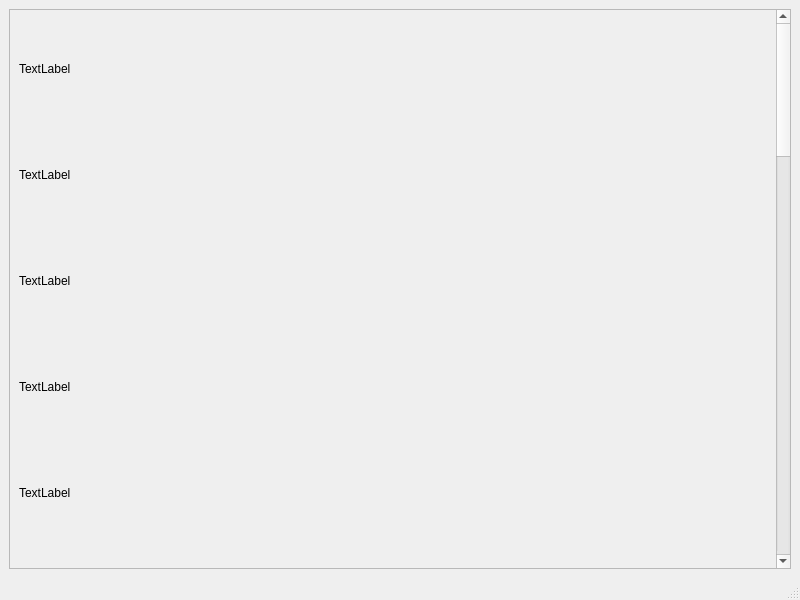
<?xml version="1.0" encoding="UTF-8"?>
<ui version="4.0">
 <class>MainWindow</class>
 <widget class="QMainWindow" name="MainWindow">
  <property name="geometry">
   <rect>
    <x>0</x>
    <y>0</y>
    <width>800</width>
    <height>600</height>
   </rect>
  </property>
  <property name="windowTitle">
   <string>MainWindow</string>
  </property>
  <widget class="QWidget" name="centralwidget">
   <layout class="QVBoxLayout" name="verticalLayout">
    <item>
     <widget class="QScrollArea" name="scrollArea">
      <property name="widgetResizable">
       <bool>true</bool>
      </property>
      <widget class="QWidget" name="scrollAreaWidgetContents">
       <property name="geometry">
        <rect>
         <x>0</x>
         <y>0</y>
         <width>766</width>
         <height>2238</height>
        </rect>
       </property>
       <layout class="QVBoxLayout" name="verticalLayout_2">
        <item>
         <widget class="QLabel" name="label_13">
          <property name="sizePolicy">
           <sizepolicy hsizetype="Preferred" vsizetype="Minimum">
            <horstretch>0</horstretch>
            <verstretch>0</verstretch>
           </sizepolicy>
          </property>
          <property name="minimumSize">
           <size>
            <width>0</width>
            <height>100</height>
           </size>
          </property>
          <property name="text">
           <string>TextLabel</string>
          </property>
         </widget>
        </item>
        <item>
         <widget class="QLabel" name="label_21">
          <property name="sizePolicy">
           <sizepolicy hsizetype="Preferred" vsizetype="Minimum">
            <horstretch>0</horstretch>
            <verstretch>0</verstretch>
           </sizepolicy>
          </property>
          <property name="minimumSize">
           <size>
            <width>0</width>
            <height>100</height>
           </size>
          </property>
          <property name="text">
           <string>TextLabel</string>
          </property>
         </widget>
        </item>
        <item>
         <widget class="QLabel" name="label_20">
          <property name="sizePolicy">
           <sizepolicy hsizetype="Preferred" vsizetype="Minimum">
            <horstretch>0</horstretch>
            <verstretch>0</verstretch>
           </sizepolicy>
          </property>
          <property name="minimumSize">
           <size>
            <width>0</width>
            <height>100</height>
           </size>
          </property>
          <property name="text">
           <string>TextLabel</string>
          </property>
         </widget>
        </item>
        <item>
         <widget class="QLabel" name="label_19">
          <property name="sizePolicy">
           <sizepolicy hsizetype="Preferred" vsizetype="Minimum">
            <horstretch>0</horstretch>
            <verstretch>0</verstretch>
           </sizepolicy>
          </property>
          <property name="minimumSize">
           <size>
            <width>0</width>
            <height>100</height>
           </size>
          </property>
          <property name="text">
           <string>TextLabel</string>
          </property>
         </widget>
        </item>
        <item>
         <widget class="QLabel" name="label_17">
          <property name="sizePolicy">
           <sizepolicy hsizetype="Preferred" vsizetype="Minimum">
            <horstretch>0</horstretch>
            <verstretch>0</verstretch>
           </sizepolicy>
          </property>
          <property name="minimumSize">
           <size>
            <width>0</width>
            <height>100</height>
           </size>
          </property>
          <property name="text">
           <string>TextLabel</string>
          </property>
         </widget>
        </item>
        <item>
         <widget class="QLabel" name="label_16">
          <property name="sizePolicy">
           <sizepolicy hsizetype="Preferred" vsizetype="Minimum">
            <horstretch>0</horstretch>
            <verstretch>0</verstretch>
           </sizepolicy>
          </property>
          <property name="minimumSize">
           <size>
            <width>0</width>
            <height>100</height>
           </size>
          </property>
          <property name="text">
           <string>TextLabel</string>
          </property>
         </widget>
        </item>
        <item>
         <widget class="QLabel" name="label_18">
          <property name="sizePolicy">
           <sizepolicy hsizetype="Preferred" vsizetype="Minimum">
            <horstretch>0</horstretch>
            <verstretch>0</verstretch>
           </sizepolicy>
          </property>
          <property name="minimumSize">
           <size>
            <width>0</width>
            <height>100</height>
           </size>
          </property>
          <property name="text">
           <string>TextLabel</string>
          </property>
         </widget>
        </item>
        <item>
         <widget class="QLabel" name="label_15">
          <property name="sizePolicy">
           <sizepolicy hsizetype="Preferred" vsizetype="Minimum">
            <horstretch>0</horstretch>
            <verstretch>0</verstretch>
           </sizepolicy>
          </property>
          <property name="minimumSize">
           <size>
            <width>0</width>
            <height>100</height>
           </size>
          </property>
          <property name="text">
           <string>TextLabel</string>
          </property>
         </widget>
        </item>
        <item>
         <widget class="QLabel" name="label_14">
          <property name="sizePolicy">
           <sizepolicy hsizetype="Preferred" vsizetype="Minimum">
            <horstretch>0</horstretch>
            <verstretch>0</verstretch>
           </sizepolicy>
          </property>
          <property name="minimumSize">
           <size>
            <width>0</width>
            <height>100</height>
           </size>
          </property>
          <property name="text">
           <string>TextLabel</string>
          </property>
         </widget>
        </item>
        <item>
         <widget class="QLabel" name="label_12">
          <property name="sizePolicy">
           <sizepolicy hsizetype="Preferred" vsizetype="Minimum">
            <horstretch>0</horstretch>
            <verstretch>0</verstretch>
           </sizepolicy>
          </property>
          <property name="minimumSize">
           <size>
            <width>0</width>
            <height>100</height>
           </size>
          </property>
          <property name="text">
           <string>TextLabel</string>
          </property>
         </widget>
        </item>
        <item>
         <widget class="QLabel" name="label_11">
          <property name="sizePolicy">
           <sizepolicy hsizetype="Preferred" vsizetype="Minimum">
            <horstretch>0</horstretch>
            <verstretch>0</verstretch>
           </sizepolicy>
          </property>
          <property name="minimumSize">
           <size>
            <width>0</width>
            <height>100</height>
           </size>
          </property>
          <property name="text">
           <string>TextLabel</string>
          </property>
         </widget>
        </item>
        <item>
         <widget class="QLabel" name="label_10">
          <property name="sizePolicy">
           <sizepolicy hsizetype="Preferred" vsizetype="Minimum">
            <horstretch>0</horstretch>
            <verstretch>0</verstretch>
           </sizepolicy>
          </property>
          <property name="minimumSize">
           <size>
            <width>0</width>
            <height>100</height>
           </size>
          </property>
          <property name="text">
           <string>TextLabel</string>
          </property>
         </widget>
        </item>
        <item>
         <widget class="QLabel" name="label_9">
          <property name="sizePolicy">
           <sizepolicy hsizetype="Preferred" vsizetype="Minimum">
            <horstretch>0</horstretch>
            <verstretch>0</verstretch>
           </sizepolicy>
          </property>
          <property name="minimumSize">
           <size>
            <width>0</width>
            <height>100</height>
           </size>
          </property>
          <property name="text">
           <string>TextLabel</string>
          </property>
         </widget>
        </item>
        <item>
         <widget class="QLabel" name="label_8">
          <property name="sizePolicy">
           <sizepolicy hsizetype="Preferred" vsizetype="Minimum">
            <horstretch>0</horstretch>
            <verstretch>0</verstretch>
           </sizepolicy>
          </property>
          <property name="minimumSize">
           <size>
            <width>0</width>
            <height>100</height>
           </size>
          </property>
          <property name="text">
           <string>TextLabel</string>
          </property>
         </widget>
        </item>
        <item>
         <widget class="QLabel" name="label_7">
          <property name="sizePolicy">
           <sizepolicy hsizetype="Preferred" vsizetype="Minimum">
            <horstretch>0</horstretch>
            <verstretch>0</verstretch>
           </sizepolicy>
          </property>
          <property name="minimumSize">
           <size>
            <width>0</width>
            <height>100</height>
           </size>
          </property>
          <property name="text">
           <string>TextLabel</string>
          </property>
         </widget>
        </item>
        <item>
         <widget class="QLabel" name="label_6">
          <property name="sizePolicy">
           <sizepolicy hsizetype="Preferred" vsizetype="Minimum">
            <horstretch>0</horstretch>
            <verstretch>0</verstretch>
           </sizepolicy>
          </property>
          <property name="minimumSize">
           <size>
            <width>0</width>
            <height>100</height>
           </size>
          </property>
          <property name="text">
           <string>TextLabel</string>
          </property>
         </widget>
        </item>
        <item>
         <widget class="QLabel" name="label_5">
          <property name="sizePolicy">
           <sizepolicy hsizetype="Preferred" vsizetype="Minimum">
            <horstretch>0</horstretch>
            <verstretch>0</verstretch>
           </sizepolicy>
          </property>
          <property name="minimumSize">
           <size>
            <width>0</width>
            <height>100</height>
           </size>
          </property>
          <property name="text">
           <string>TextLabel</string>
          </property>
         </widget>
        </item>
        <item>
         <widget class="QLabel" name="label_4">
          <property name="sizePolicy">
           <sizepolicy hsizetype="Preferred" vsizetype="Minimum">
            <horstretch>0</horstretch>
            <verstretch>0</verstretch>
           </sizepolicy>
          </property>
          <property name="minimumSize">
           <size>
            <width>0</width>
            <height>100</height>
           </size>
          </property>
          <property name="text">
           <string>TextLabel</string>
          </property>
         </widget>
        </item>
        <item>
         <widget class="QLabel" name="label_3">
          <property name="sizePolicy">
           <sizepolicy hsizetype="Preferred" vsizetype="Minimum">
            <horstretch>0</horstretch>
            <verstretch>0</verstretch>
           </sizepolicy>
          </property>
          <property name="minimumSize">
           <size>
            <width>0</width>
            <height>100</height>
           </size>
          </property>
          <property name="text">
           <string>TextLabel</string>
          </property>
         </widget>
        </item>
        <item>
         <widget class="QLabel" name="label">
          <property name="sizePolicy">
           <sizepolicy hsizetype="Preferred" vsizetype="Minimum">
            <horstretch>0</horstretch>
            <verstretch>0</verstretch>
           </sizepolicy>
          </property>
          <property name="minimumSize">
           <size>
            <width>0</width>
            <height>100</height>
           </size>
          </property>
          <property name="text">
           <string>TextLabel</string>
          </property>
         </widget>
        </item>
        <item>
         <widget class="QLabel" name="label_2">
          <property name="sizePolicy">
           <sizepolicy hsizetype="Preferred" vsizetype="Minimum">
            <horstretch>0</horstretch>
            <verstretch>0</verstretch>
           </sizepolicy>
          </property>
          <property name="minimumSize">
           <size>
            <width>0</width>
            <height>100</height>
           </size>
          </property>
          <property name="text">
           <string>TextLabel</string>
          </property>
         </widget>
        </item>
       </layout>
      </widget>
     </widget>
    </item>
   </layout>
  </widget>
  <widget class="QMenuBar" name="menubar">
   <property name="geometry">
    <rect>
     <x>0</x>
     <y>0</y>
     <width>800</width>
     <height>22</height>
    </rect>
   </property>
  </widget>
  <widget class="QStatusBar" name="statusbar"/>
 </widget>
 <resources/>
 <connections/>
</ui>
